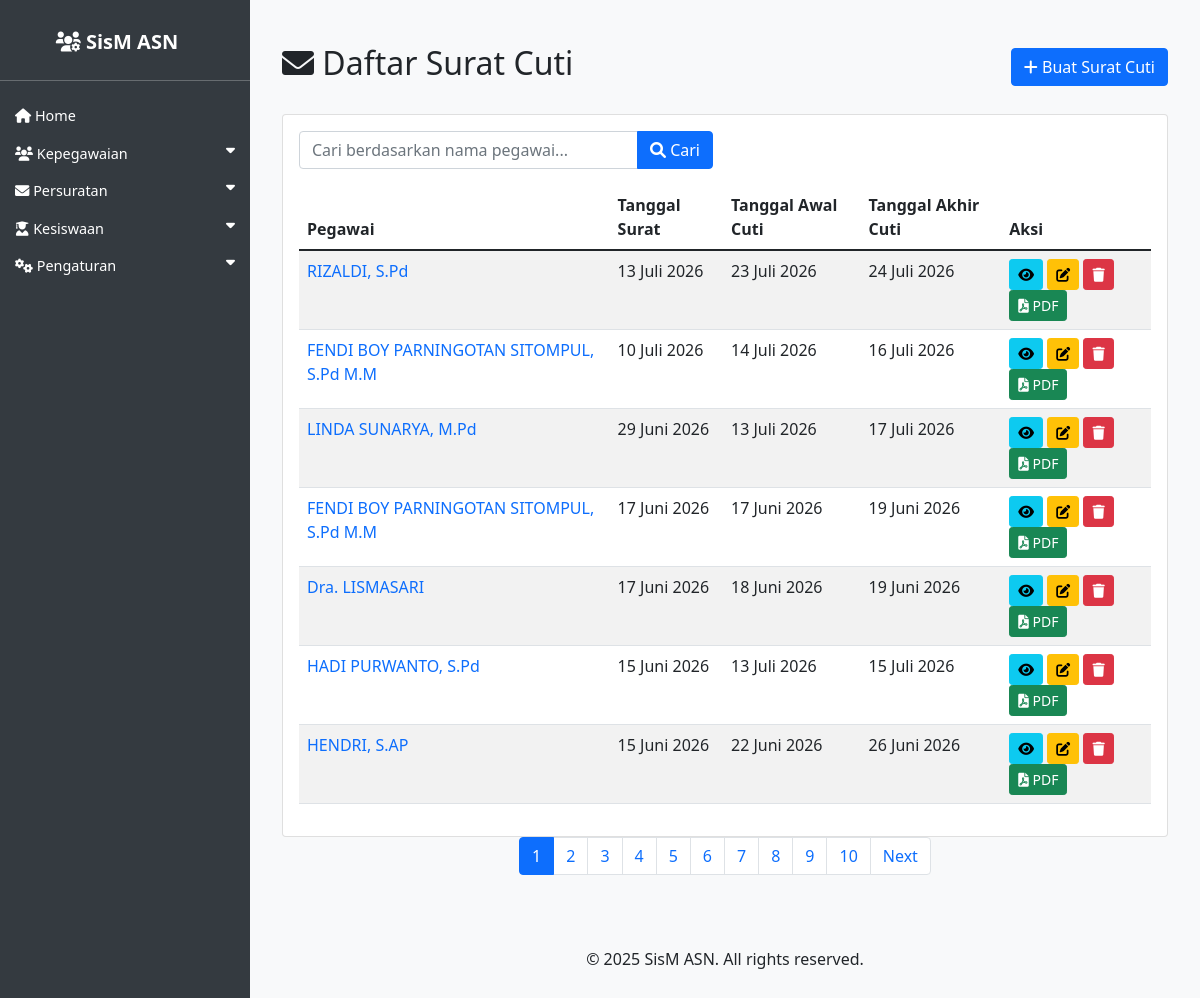
Screenshot of /asn/surat_cuti/ with the database file from the repository.
### asn_app/models.py (models this page shows, shortened)
class SuratCuti(models.Model):
    JENIS_CUTI_CHOICES = [
        ('Cuti Tahunan', 'Cuti Tahunan'),
        ('Cuti Sakit', 'Cuti Sakit'),
        ('Cuti Alasan Penting', 'Cuti Alasan Penting'),
        ('Cuti Diluar Tanggungan Negara', 'Cuti Diluar Tanggungan Negara'),
        ('Cuti Melahirkan', 'Cuti Melahirkan'),
        ('Cuti Besar', 'Cuti Besar'),
    ]
    tempat_ditetapkan = models.CharField(max_length=100, verbose_name='Tempat Ditetapkan')
    tanggal_surat = models.DateField(verbose_name='Tanggal Surat')
    nomor_surat = models.CharField(max_length=100, blank=True, null=True, verbose_name='Nomor Surat')
    sifat_surat = models.CharField(max_length=100, blank=True, null=True, verbose_name='Sifat Surat')
    lampiran_surat = models.CharField(max_length=100, blank=True, null=True, verbose_name='Lampiran Surat')
    perihal_surat = models.CharField(max_length=255, blank=True, null=True, verbose_name='Perihal Surat')
    tujuan_surat = models.CharField(max_length=200, verbose_name='Tujuan Surat')
    jenis_cuti = models.CharField(max_length=50, choices=JENIS_CUTI_CHOICES, default='Cuti Tahunan', verbose_name='Jenis Cuti')
    pegawai = models.ForeignKey(ASN, on_delete=models.CASCADE, related_name='surat_cuti_pegawai', verbose_name='Pegawai')
    tanggal_awal = models.DateField(verbose_name='Tanggal Awal Cuti')
    tanggal_akhir = models.DateField(verbose_name='Tanggal Akhir Cuti')
    alasan_cuti = models.TextField(blank=True, null=True, verbose_name='Alasan Cuti')
    penandatangan = models.ForeignKey(ASN, on_delete=models.SET_NULL, null=True, blank=True, related_name='surat_cuti_penandatangan', verbose_name='Penandatangan')
    kop_surat = models.ForeignKey(KopSurat, on_delete=models.SET_NULL, null=True, blank=True, verbose_name='Kop Surat')
    created_at = models.DateTimeField(auto_now_add=True)
    updated_at = models.DateTimeField(auto_now=True)
    class Meta:
        verbose_name_plural = "Surat Cuti"
        ordering = ['-tanggal_surat']

class ASN(models.Model):
    JENIS_KELAMIN_CHOICES = [
        ('L', 'Laki-laki'),
        ('P', 'Perempuan'),
    ]
    AGAMA_CHOICES = [
        ('ISLAM', 'Islam'),
        ('KRISTEN', 'Kristen'),
        ('KATOLIK', 'Katolik'),
        ('HINDU', 'Hindu'),
        ('BUDDHA', 'Buddha'),
        ('KONGHUCU', 'Konghucu'),
    ]
    nip = models.CharField(max_length=18, unique=True, null=True, blank=True)
    nama = models.CharField(max_length=100)
    tempat_lahir = models.CharField(max_length=50)
    tanggal_lahir = models.DateField()
    jenis_kelamin = models.CharField(max_length=1, choices=JENIS_KELAMIN_CHOICES)
    agama = models.CharField(max_length=10, choices=AGAMA_CHOICES)
    alamat = models.TextField()
    email = models.EmailField()
    telepon = models.CharField(max_length=15)
    jabatan = models.CharField(max_length=100)
    pangkat = models.CharField(max_length=50, null=True, blank=True)
    golongan = models.CharField(max_length=5, null=True, blank=True)
    nama_istri_suami = models.CharField(max_length=100, blank=True, null=True, verbose_name='Nama Istri/Suami')
    unit_kerja = models.CharField(max_length=100)
    foto = models.ImageField(upload_to='asn_fotos/', blank=True, null=True)
    pendidikan_terakhir = models.CharField(max_length=255, blank=True, verbose_name='Pendidikan Terakhir')
    tmt_pangkat = models.DateField(null=True, blank=True, verbose_name='TMT Pangkat')
    tmt_cpns = models.DateField(null=True, blank=True, verbose_name='TMT CPNS')
    tmt_jabatan = models.DateField(null=True, blank=True, verbose_name='TMT Jabatan')
    created_at = models.DateTimeField(auto_now_add=True)
    updated_at = models.DateTimeField(auto_now=True)

### asn_app/views.py (the view)
# urls.py: path('surat_cuti/', views.SuratCutiListView.as_view(), name='surat_cuti_list'),
class SuratCutiListView(ListView):
    model = SuratCuti
    template_name = 'asn_app/surat_cuti_list.html'
    context_object_name = 'surat_cuti_list'
    paginate_by = 7
    def get_queryset(self):
        queryset = super().get_queryset()
        search_query = self.request.GET.get('nama', '')
        if search_query:
            queryset = queryset.filter(pegawai__nama__icontains=search_query)
        return queryset

### asn_app/templates/asn_app/surat_cuti_list.html (shortened to what this page needs)
{% extends 'asn_app/base.html' %}
{% load indonesian_date_tags %}
{% block content %}
<div class="container mt-4">
    <div class="d-flex justify-content-between align-items-center mb-4">
        <h2><i class="fas fa-envelope"></i> Daftar Surat Cuti</h2>
        <div>
            <a href="{% url 'surat_cuti_create' %}" class="btn btn-primary">
                <i class="fas fa-plus"></i> Buat Surat Cuti
            </a>
        </div>
    </div>
    <div class="card">
        <div class="card-body">
            <form method="get" action="{% url 'surat_cuti_list' %}" class="mb-3">
                <div class="row">
                    <div class="col-md-6">
                        <div class="input-group">
                            <input
                                type="text"
                                class="form-control"
                                name="nama"
                                placeholder="Cari berdasarkan nama pegawai..."
                                value="{{ request.GET.nama }}"
                            >
                            <button type="submit" class="btn btn-primary">
                                <i class="fas fa-search"></i> Cari
                            </button>
                        </div>
                    </div>
                </div>
            </form>
            <div class="table-responsive">
                <table class="table table-striped">
                    <thead>
                        <tr>
                            <th>Pegawai</th>
                            <th>Tanggal Surat</th>
                            <th>Tanggal Awal Cuti</th>
                            <th>Tanggal Akhir Cuti</th>
                            <th>Aksi</th>
                        </tr>
                    </thead>
                    <tbody>
                        {% for surat_cuti in surat_cuti_list %}
                        <tr>
                            <td>
                                <a href="{% url 'laporan_cuti_pdf' surat_cuti.pegawai.pk %}" target="_blank" class="text-decoration-none">
                                    {{ surat_cuti.pegawai.nama }}
                                </a>
                            </td>
                            <td>{{ surat_cuti.tanggal_surat|indonesian_date:"%d %B %Y" }}</td>
                            <td>{{ surat_cuti.tanggal_awal|indonesian_date:"%d %B %Y" }}</td>
                            <td>{{ surat_cuti.tanggal_akhir|indonesian_date:"%d %B %Y" }}</td>
                            <td>
                                <a href="{% url 'surat_cuti_detail' surat_cuti.pk %}" class="btn btn-sm btn-info">
                                    <i class="fas fa-eye"></i>
                                </a>
                                <a href="{% url 'surat_cuti_update' surat_cuti.pk %}" class="btn btn-sm btn-warning">
                                    <i class="fas fa-edit"></i>
                                </a>
                                <a href="{% url 'surat_cuti_delete' surat_cuti.pk %}" class="btn btn-sm btn-danger">
                                    <i class="fas fa-trash"></i>
                                </a>
                                <a href="{% url 'surat_cuti_export_pdf' surat_cuti.pk %}" class="btn btn-sm btn-success" target="_blank">
                                    <i class="fas fa-file-pdf"></i> PDF
                                </a>
                            </td>
                        </tr>
                        {% endfor %}
                    </tbody>
                </table>
            </div>
        </div>
    </div>
    {% if is_paginated %}
    <nav aria-label="Page navigation">
        <ul class="pagination justify-content-center">
            {% for num in page_obj.paginator.page_range %}
                <li class="page-item {% if page_obj.number == num %}active{% endif %}">
                    <a class="page-link" href="?page={{ num }}{% if request.GET.nama %}&nama={{ request.GET.nama }}{% endif %}">{{ num }}</a>
                </li>
            {% endfor %}
            {% if page_obj.has_next %}
                <li class="page-item">
                    <a class="page-link" href="?page={{ page_obj.next_page_number }}{% if request.GET.nama %}&nama={{ request.GET.nama }}{% endif %}">Next</a>
                </li>
            {% endif %}
        </ul>
    </nav>
    {% endif %}
</div>
{% endblock %}

### asn_app/templates/asn_app/base.html (style rules this page uses)
body { display: flex; min-height: 100vh; flex-direction: column; background-color: #f8f9fa; }

### rows the page displays
SuratCuti: pegawai.nama "RIZALDI, S.Pd", tanggal_surat|indonesian_date "13 Juli 2026", tanggal_awal|indonesian_date "23 Juli 2026", tanggal_akhir|indonesian_date "24 Juli 2026"
SuratCuti: pegawai.nama "FENDI BOY PARNINGOTAN SITOMPUL, S.Pd M.M", tanggal_surat|indonesian_date "10 Juli 2026", tanggal_awal|indonesian_date "14 Juli 2026", tanggal_akhir|indonesian_date "16 Juli 2026"
SuratCuti: pegawai.nama "LINDA SUNARYA, M.Pd", tanggal_surat|indonesian_date "29 Juni 2026", tanggal_awal|indonesian_date "13 Juli 2026", tanggal_akhir|indonesian_date "17 Juli 2026"
SuratCuti: pegawai.nama "FENDI BOY PARNINGOTAN SITOMPUL, S.Pd M.M", tanggal_surat|indonesian_date "17 Juni 2026", tanggal_awal|indonesian_date "17 Juni 2026", tanggal_akhir|indonesian_date "19 Juni 2026"
SuratCuti: pegawai.nama "Dra. LISMASARI", tanggal_surat|indonesian_date "17 Juni 2026", tanggal_awal|indonesian_date "18 Juni 2026", tanggal_akhir|indonesian_date "19 Juni 2026"
SuratCuti: pegawai.nama "HADI PURWANTO, S.Pd", tanggal_surat|indonesian_date "15 Juni 2026", tanggal_awal|indonesian_date "13 Juli 2026", tanggal_akhir|indonesian_date "15 Juli 2026"
SuratCuti: pegawai.nama "HENDRI, S.AP", tanggal_surat|indonesian_date "15 Juni 2026", tanggal_awal|indonesian_date "22 Juni 2026", tanggal_akhir|indonesian_date "26 Juni 2026"

### other values shown
{{ num }} "1" "2" "3" "4" "5" "6" "7" "8" "9" "10"
